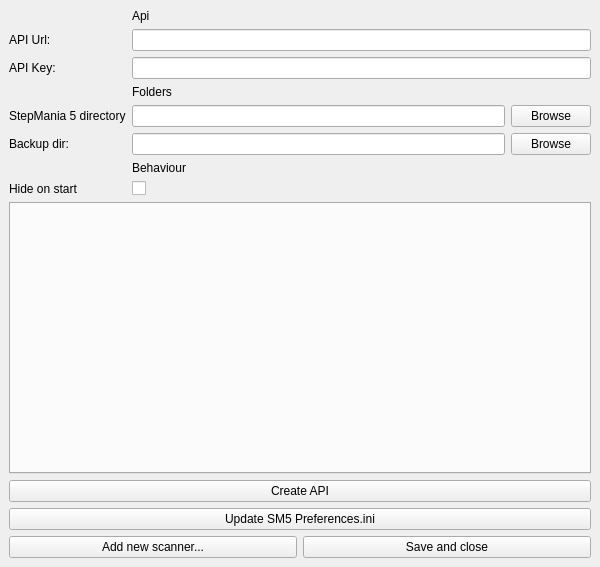
<?xml version="1.0" encoding="UTF-8"?>
<ui version="4.0">
 <class>ConfigWindow</class>
 <widget class="QMainWindow" name="ConfigWindow">
  <property name="geometry">
   <rect>
    <x>0</x>
    <y>0</y>
    <width>600</width>
    <height>567</height>
   </rect>
  </property>
  <property name="windowTitle">
   <string>Padmiss Configuration</string>
  </property>
  <widget class="QWidget" name="centralwidget">
   <layout class="QVBoxLayout" name="verticalLayout">
    <item>
     <layout class="QFormLayout" name="formLayout">
      <property name="sizeConstraint">
       <enum>QLayout::SetDefaultConstraint</enum>
      </property>
      <item row="0" column="1">
       <widget class="QLabel" name="label_7">
        <property name="text">
         <string>Api</string>
        </property>
       </widget>
      </item>
      <item row="1" column="0">
       <widget class="QLabel" name="label">
        <property name="text">
         <string>API Url:</string>
        </property>
       </widget>
      </item>
      <item row="1" column="1">
       <widget class="QLineEdit" name="padmiss_api_url"/>
      </item>
      <item row="2" column="0">
       <widget class="QLabel" name="label_2">
        <property name="text">
         <string>API Key:</string>
        </property>
       </widget>
      </item>
      <item row="2" column="1">
       <widget class="QLineEdit" name="api_key"/>
      </item>
      <item row="3" column="1">
       <widget class="QLabel" name="label_8">
        <property name="text">
         <string>Folders</string>
        </property>
       </widget>
      </item>
      <item row="4" column="0">
       <widget class="QLabel" name="label_10">
        <property name="text">
         <string>StepMania 5 directory</string>
        </property>
       </widget>
      </item>
      <item row="4" column="1">
       <layout class="QHBoxLayout" name="horizontalLayout_4">
        <item>
         <widget class="QLineEdit" name="stepmania_dir"/>
        </item>
        <item>
         <widget class="QPushButton" name="stepmania_dir_browse">
          <property name="text">
           <string>Browse</string>
          </property>
         </widget>
        </item>
       </layout>
      </item>
      <item row="5" column="0">
       <widget class="QLabel" name="label_3">
        <property name="text">
         <string>Backup dir:</string>
        </property>
       </widget>
      </item>
      <item row="5" column="1">
       <layout class="QHBoxLayout" name="horizontalLayout">
        <item>
         <widget class="QLineEdit" name="backup_dir"/>
        </item>
        <item>
         <widget class="QPushButton" name="backup_dir_browse">
          <property name="text">
           <string>Browse</string>
          </property>
         </widget>
        </item>
       </layout>
      </item>
      <item row="7" column="1">
       <widget class="QLabel" name="label_9">
        <property name="text">
         <string>Behaviour</string>
        </property>
       </widget>
      </item>
      <item row="8" column="0">
       <widget class="QLabel" name="label_6">
        <property name="text">
         <string>Hide on start</string>
        </property>
       </widget>
      </item>
      <item row="8" column="1">
       <widget class="QCheckBox" name="hide_on_start">
        <property name="text">
         <string/>
        </property>
       </widget>
      </item>
     </layout>
    </item>
    <item>
     <widget class="QTabWidget" name="deviceTabs">
      <property name="currentIndex">
       <number>-1</number>
      </property>
      <property name="tabsClosable">
       <bool>true</bool>
      </property>
     </widget>
    </item>
    <item>
     <widget class="QPushButton" name="create_api">
      <property name="text">
       <string>Create API</string>
      </property>
     </widget>
    </item>
    <item>
     <widget class="QPushButton" name="sm5_config">
      <property name="text">
       <string>Update SM5 Preferences.ini</string>
      </property>
     </widget>
    </item>
    <item>
     <layout class="QHBoxLayout" name="horizontalLayout_3">
      <item>
       <widget class="QPushButton" name="newScannerButton">
        <property name="text">
         <string>Add new scanner...</string>
        </property>
       </widget>
      </item>
      <item>
       <widget class="QPushButton" name="save">
        <property name="text">
         <string>Save and close</string>
        </property>
       </widget>
      </item>
     </layout>
    </item>
   </layout>
  </widget>
 </widget>
 <resources/>
 <connections/>
</ui>
